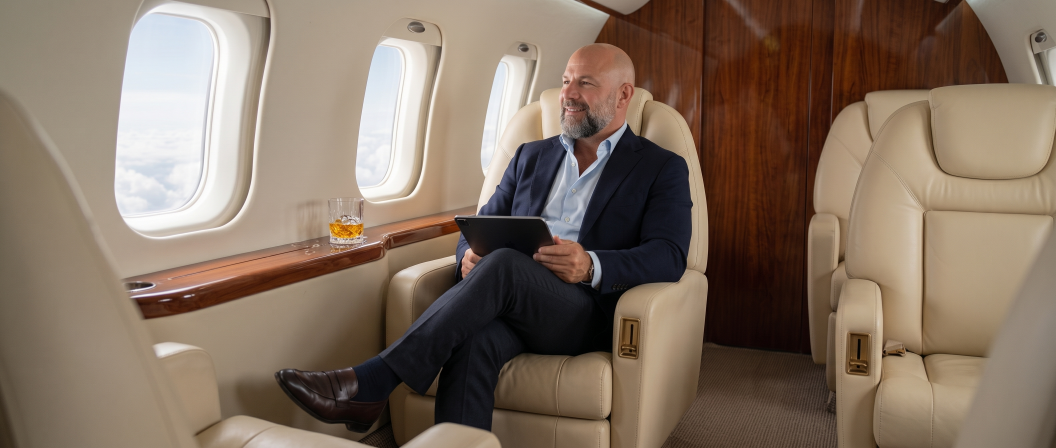
#> input picture design_handoff_smbx_offer_docs/assets/founder-plane.jpg, 3168 x 1344 px, found by its file name (shown at 1/3 size)
$ python featured-cover.py ../../design_handoff_smbx_offer_docs/assets/founder-headshot.jpg
#> lines starting #> are read from the running program, lines starting #| are printed output that depends on the picture; pictures that were not available may be replaced by others from this repository, and a replacement may not be noted
#!/usr/bin/env python3
"""
featured-cover.py — the landscape LinkedIn Featured cover, on OXBLOOD.

  python3 scripts/studio/featured-cover.py [--out <dir>] [--handoff <dir>]

Transcribed from `design_handoff_smbx_offer_docs/featured/cover-2a-portal.html`
(2a on Paul's reference sheet: PLANE SHOT — FULL-WIDTH BAND, HORIZONTAL SPLIT).
1200×630, which is the Featured card's own ratio, so LinkedIn has nothing to
crop. Rasterised at 2×.

THE SPLIT IS HORIZONTAL, AND THE SOURCE FORCES IT. `founder-plane.jpg` is
3168×1344 — 2.36:1. A 742×630 side panel is 1.18:1, so filling one would throw
away half the image's width, which was the only reason to use the wide shot at
all. There is no side panel and no phi seam on this surface.

REVISION, Paul 2026-08-22 — four asks, and one of them moved the geometry:

  · NEW HOOK. "We\u2019ll build and run your business acquisition engine for
    you." with "Build. Run. Go." on the line under it, in the on-field accent.
  · THE 150 IS OUT. The four sanctioned stats replace it as a 2×2 SQUARE on
    the right — the full set from root CLAUDE.md: 150+ acquisitions &
    integrations · $5B+ enterprise value added · ~$21B transactions touched ·
    $2B synergies captured.
  · CENTRED. The hook is centred in its own column and the square is centred
    in its own, both on the band\u2019s vertical midline.
  · LOGO 240 → 280.

  THE BAND HAD TO GROW, 200 → 300, and the photograph shrink 430 → 330.
  A 2×2 square of legible cards needs ~236px; a 200px band leaves 160 after
  margins, which forced either a 26px numeral or a 9px label. The handoff
  already sanctions trading band height against photograph height ("to restore
  the lede, band → 240 and photograph → 390"), and the plane shot is 2.36:1 so
  it loses only vertical crop it can spare.

  THE CARDS ARE WELLS, NOT PLATES. §3.4.2: dense content belongs in the
  recessed well, which carries all four text tiers where a raised plate
  carries two — and the accent is legal there (5.55:1) where it is barred on a
  plate (2.67:1). The reference strip Paul sent shows plate-coloured cards
  with an accent bar, which is the one combination the depth law forbids; wells
  give the same look and keep the rule.

  logo        w280 at (48,44), ON the photograph — the cabin wall behind it is
              light enough to carry an ink mark. The mark is the only type
              allowed over a photograph.

The filename keeps `cover-2a-portal` upstream for continuity; the portal it was
named for is retired.
"""
import sys, pathlib
from PIL import Image, ImageDraw, ImageFont

HERE = pathlib.Path(__file__).resolve().parent
args = sys.argv[1:]
def flag(n, d=None):
    return args[args.index(n) + 1] if n in args else d
OUT = pathlib.Path(flag('--out', 'collateral')).resolve()
HANDOFF = pathlib.Path(flag('--handoff',
    str(pathlib.Path.home()/'Downloads/design_handoff_smbx_offer_docs')))
CACHE = HERE / '.fonts-cache'

S = 2; W, H = 1200*S, 630*S
T = dict(ground=(252,250,246), field=(138,43,50), well=(80,25,29),
         fInk=(255,243,240), fSub=(240,216,212), fMut=(220,184,180),
         onField=(255,125,85))

def F(n, s): return ImageFont.truetype(str(CACHE/n), s)
serif46 = F('ox-serif-400.ttf', 46*S)
serif40 = F('ox-serif-400.ttf', 40*S); serif40i = F('ox-serif-400i.ttf', 40*S)
mono15  = F('mono-500.ttf', 15*S)

PLANE = Image.open(HANDOFF/'assets/founder-plane.jpg').convert('RGB')
#> PLANE is the input picture: PIL image 3168x1344 RGB; mean R, G, B 131.3, 113.2, 97.7
LOGO  = Image.open(HANDOFF/'assets/logo-accent-x.png').convert('RGBA')
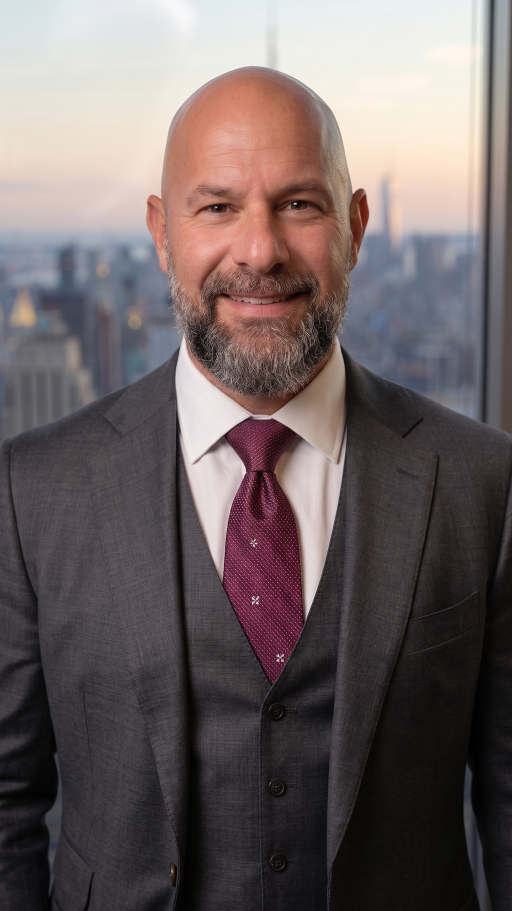
#> input picture design_handoff_smbx_offer_docs/assets/founder-headshot.jpg, 1536 x 2732 px, given in place of logo-accent-x.png, which was not available (shown at 1/3 size)

def tracked(d, pos, txt, font, fill, ls):
    x, y = pos
    for ch in txt:
        d.text((x, y), ch, font=font, fill=fill); x += d.textlength(ch, font=font) + ls
    return x

def tw(d, txt, font, ls=0):
    return sum(d.textlength(c, font=font) + ls for c in txt)

PHOTO_H, BAND_H = 330, 300
STATS = (('150+', 'ACQUISITIONS &|INTEGRATIONS'),
         ('$5B+', 'ENTERPRISE|VALUE ADDED'),
         ('~$21B', 'TRANSACTIONS|TOUCHED'),
         ('$2B', 'SYNERGIES|CAPTURED'))

img = Image.new('RGB', (W, H), T['ground']); d = ImageDraw.Draw(img)
#> after `img = Image.new('RGB', (W, H), T['ground'])`:
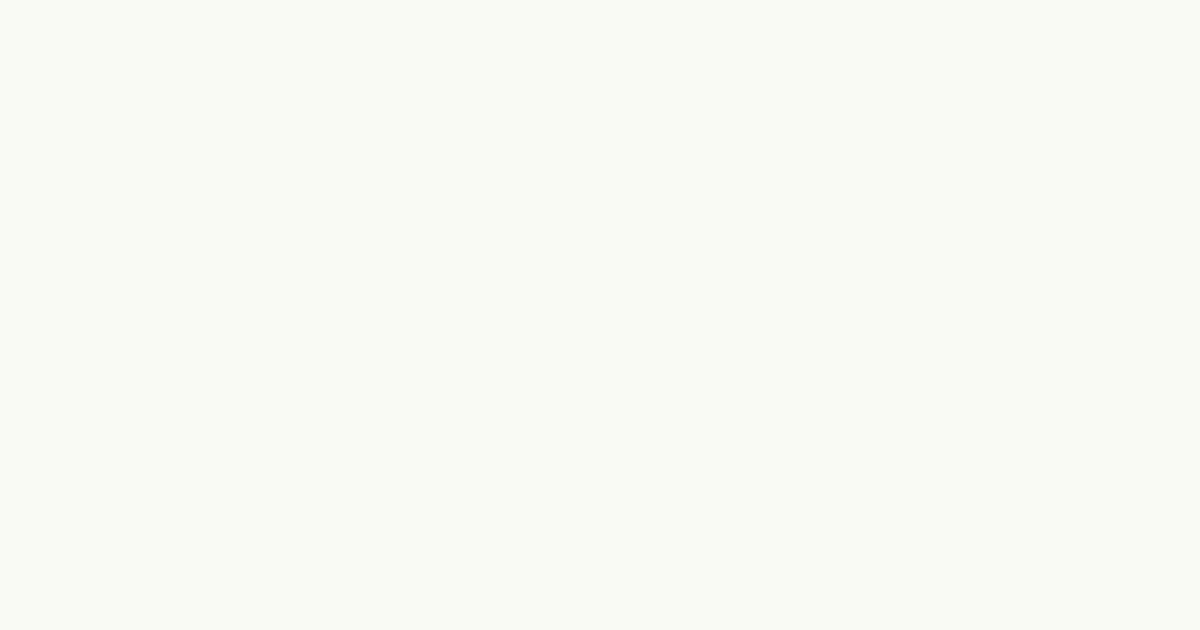
#> img: PIL image 2400x1260 RGB (shown at 1/2 size); mean R, G, B 252, 250, 246
pw = 1200*S; ph = int(PLANE.size[1] * pw / PLANE.size[0])
#> after `ph = int(PLANE.size[1] * pw / PLANE.size[0])`: ph = 1018
img.paste(PLANE.resize((pw, ph), Image.LANCZOS).crop((0, 0, pw, PHOTO_H*S)), (0, 0))
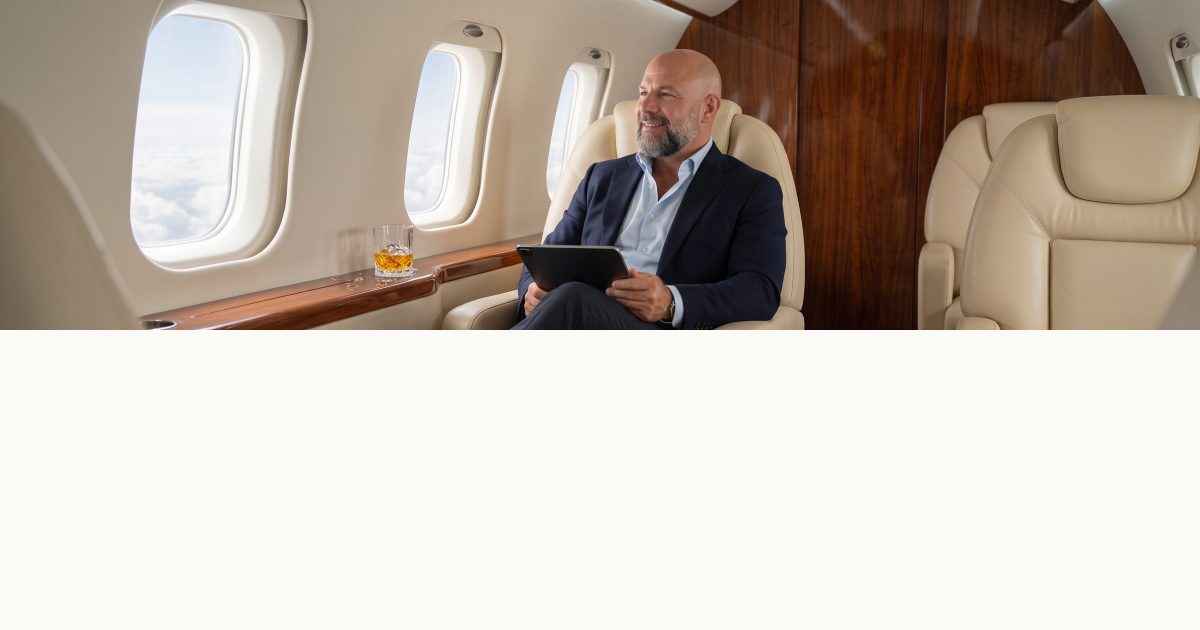
#> img: PIL image 2400x1260 RGB (shown at 1/2 size); mean R, G, B 195.3, 184.3, 174.5
d = ImageDraw.Draw(img)
d.rectangle([0, PHOTO_H*S, W, H], fill=T['field'])
lw = 280*S; lg = LOGO.resize((lw, int(LOGO.size[1]*lw/LOGO.size[0])), Image.LANCZOS)
#> after `lg = LOGO.resize((lw, int(LOGO.size[1] * lw / LOGO.size[0])), Image.LA`:
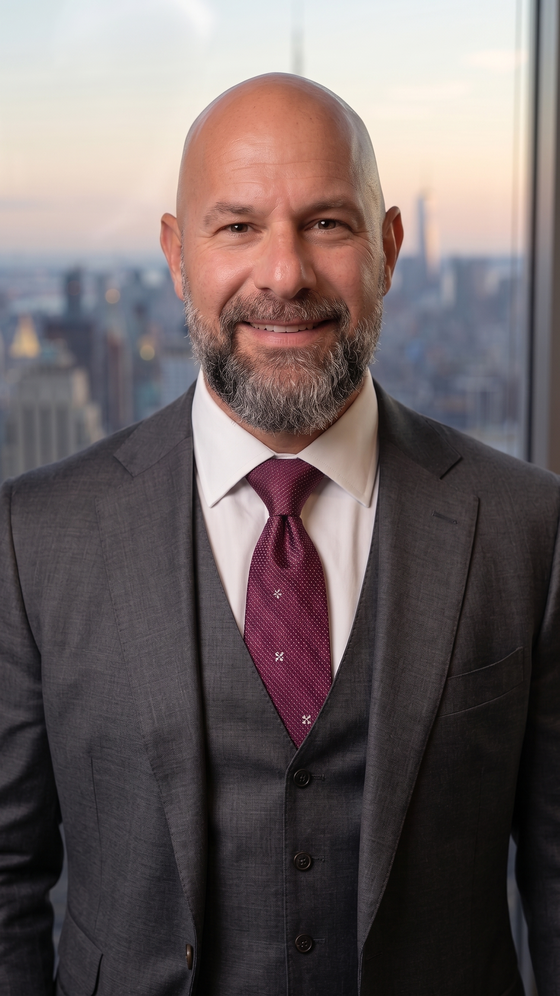
#> lg: PIL image 560x996 RGBA; mean R, G, B, A 109.4, 98.4, 98.8, 255
img.paste(lg, (48*S, 44*S), lg); d = ImageDraw.Draw(img)
#> after `img.paste(lg, (48 * S, 44 * S), lg)`:
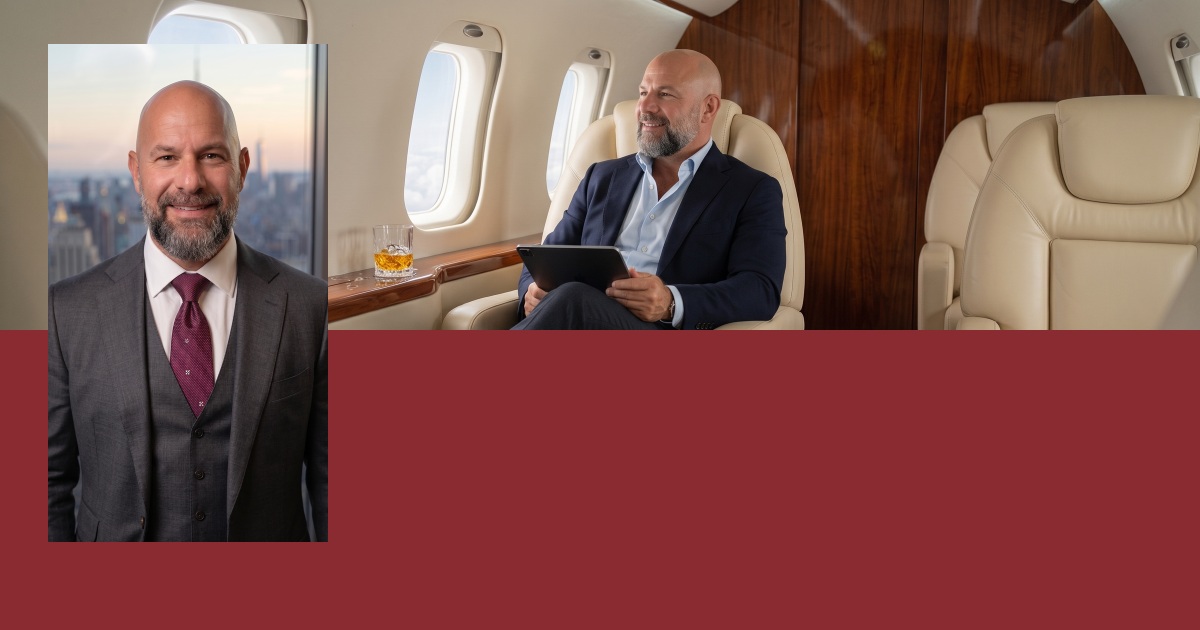
#> img: PIL image 2400x1260 RGB (shown at 1/2 size); mean R, G, B 130.3, 81.7, 77.8

mid = (PHOTO_H + BAND_H/2) * S          # the band's vertical midline

# ── the stat square, right column ─────────────────────────────────────────
CW, CH, G = 182*S, 122*S, 14*S
sq_w, sq_h = 2*CW + G, 2*CH + G
sq_x = W - 48*S - sq_w
sq_y = int(mid - sq_h/2)
for i, (val, lab) in enumerate(STATS):
    cx = sq_x + (i % 2) * (CW + G); cy = sq_y + (i // 2) * (CH + G)
    d.rectangle([cx, cy, cx + CW, cy + CH], fill=T['well'])
    vw = d.textlength(val, font=serif46)
    d.text((cx + (CW - vw)/2, cy + 16*S), val, font=serif46, fill=T['fInk'])
    ly = cy + 16*S + int(46*0.96*S) + 10*S
    for ln in lab.split('|'):
        lwid = tw(d, ln, mono15, .09*15*S) - .09*13*S
        tracked(d, (cx + (CW - lwid)/2, ly), ln, mono15, T["fMut"], .09*15*S)
        ly += int(15*1.45*S)
#> this loop made 4 passes
#> vw on passes 1 to 4: 252.7, 257.3, 315.8, 180.2

# ── the hook, left column, centred on the same midline ────────────────────
hook_x, hook_w = 64*S, sq_x - 64*S - 56*S
lines = []
for txt, f, col in (("We\u2019ll build and run your business acquisition engine for you.",
                     serif40, T['fInk']),
                    ('Build. Run. Go.', serif40i, T['onField'])):
    cur = []
    for w0 in txt.split(' '):
        cur.append((w0, f, col))
        if sum(d.textlength(w + ' ', font=ff) for w, ff, _ in cur) > hook_w:
            cur.pop(); lines.append(cur); cur = [(w0, f, col)]
    if cur: lines.append(cur)
lh = int(40*1.18*S)
y = int(mid - len(lines)*lh/2) - int(0.12*40*S)
for ln in lines:
    cx = hook_x
    for w0, f, col in ln:
        d.text((cx, y), w0, font=f, fill=col); cx += d.textlength(w0 + ' ', font=f)
    y += lh
#> after the loop, y = 1139

OUT.mkdir(parents=True, exist_ok=True)
img.save(OUT/'smbx-featured-cover.png', optimize=True)
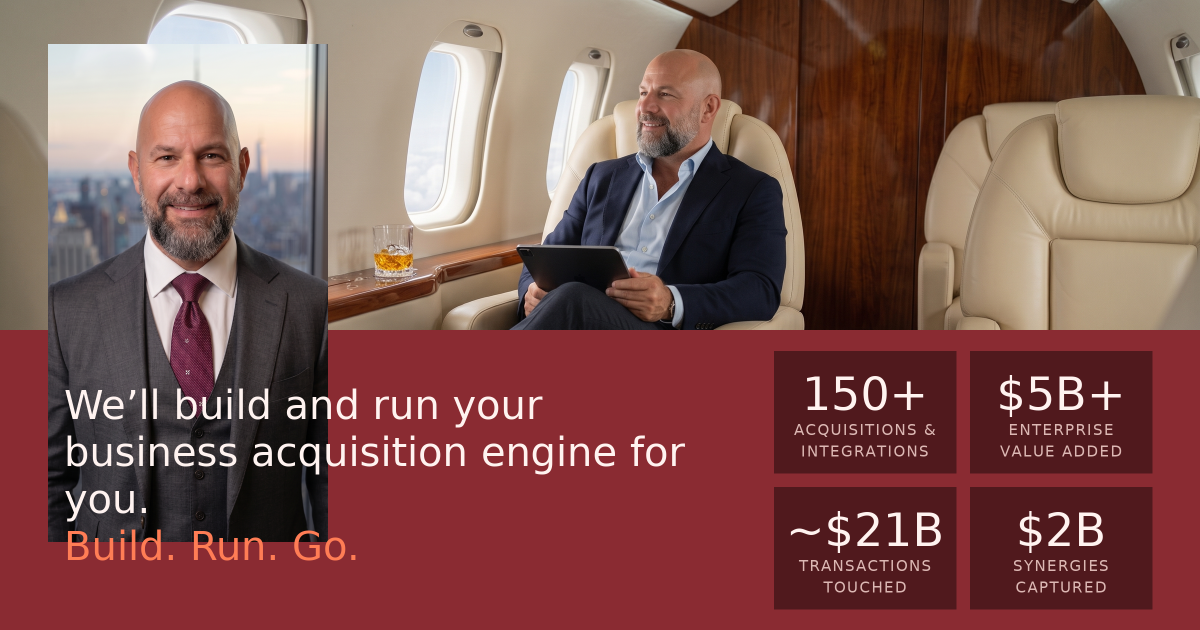
#> saved as smbx-featured-cover.png: PIL image 2400x1260 RGB (shown at 1/2 size); mean R, G, B 127.5, 84.2, 79.6
print(f'  {W}x{H} -> {OUT}/smbx-featured-cover.png')
